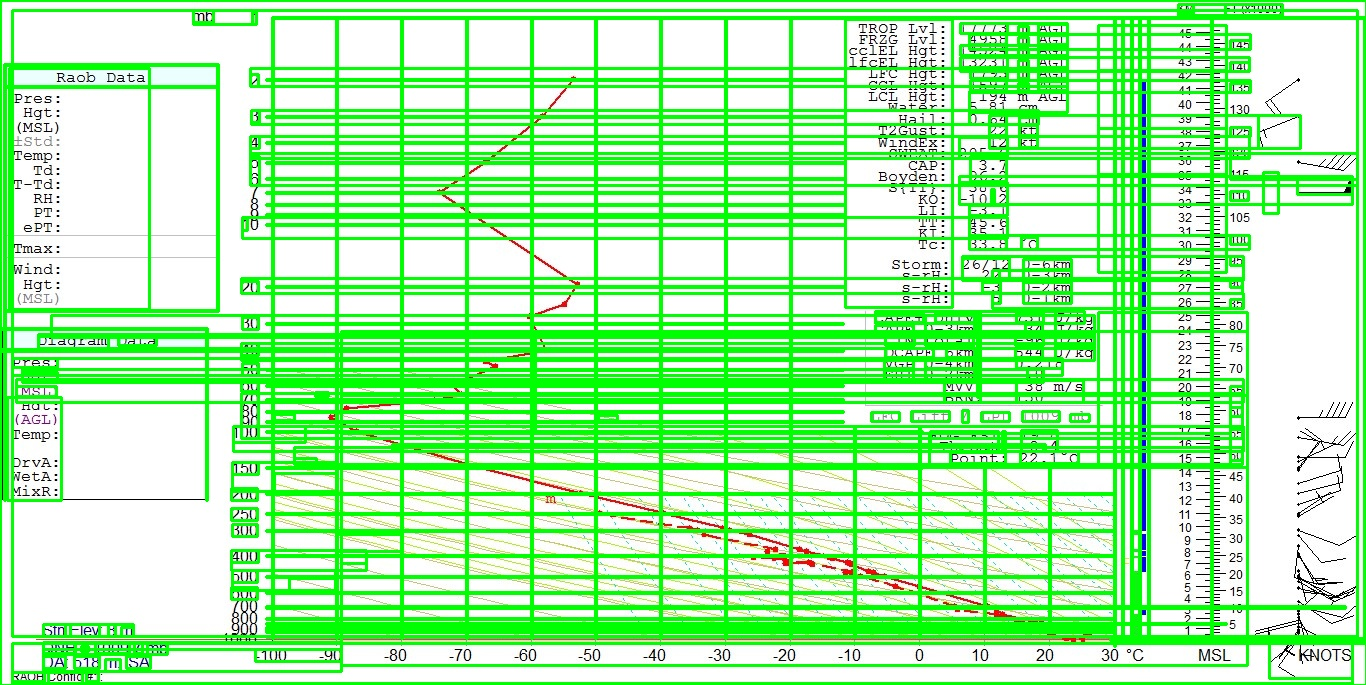
#> input picture 12.JPG.roi.jpg, 1366 x 685 px; the run also reads 1 picture not shown here
$ python extract_index.py 12.JPG.roi.jpg
#> lines starting #> are read from the running program, lines starting #| are printed output that depends on the picture
#!/usr/bin/python3

try:
	from PIL import Image, ImageDraw
except ImportError:
	import Image
import pytesseract
from pytesseract import Output
import sys
import cv2
import numpy as np

#setting
extended_width = 163
extended_width2 = 100
index_str = [['trop_lvl', 'trop_lvl.jpg'],
['frzg_lvl', 'frzg_lvl.jpg'],
['cclEL_hgt', 'cclEL_hgt.jpg'],
['lfcEL_hgt', 'lfcEL_hgt.jpg'],
['lfc_hgt', 'lfc_hgt.jpg'],
['ccl_hgt', 'ccl_hgt.jpg'],
['lcl_hgt', 'lcl_hgt.jpg'],
['water', 'water.jpg'],
['hail', 'hail.jpg'],
['t2gust', 't2gust.jpg'],
['windex', 'windex.jpg'],
['sweat', 'sweat.jpg'],
['cap', 'cap.jpg'],
['boyden', 'boyden.jpg'],
['stt', 'stt.jpg'],
['KO', 'ko.jpg'],
['LI', 'li.jpg'],
['TT', 'tt.jpg'],
['KI', 'ki.jpg'],
['Tc', 'tc.jpg'],
['Storm', 'storm.jpg']]

index_str2 = [['CAPE Only', 'cape_only.jpg'],
['CAPE 0-3 km', 'cape03.jpg'],
['CIN Total', 'cin_total.jpg'],
['DCAPE 6km', 'dcape6km.jpg'],
['VGP 0-4km', 'vgp04km.jpg'],
['EHI 0-2km', 'ehi02km.jpg'],
['MVV', 'mvv.jpg'],
['BRN', 'brn.jpg']]

def extract_str(img_target, img_sample, ext_width):
	res = cv2.matchTemplate(img_target, img_sample, cv2.TM_CCOEFF)
	min_val, max_val, min_loc, max_loc = cv2.minMaxLoc(res)

	h, w = np.shape(img_sample)
	top_left = max_loc
	#bottom_right = (top_left[0] + w + extended_width, top_left[1] + h)

	cropped = img[top_left[1]:top_left[1]+h-1, top_left[0]:top_left[0]+w-1+ext_width]

	#additional step
	white_canvas = np.zeros((400,400), dtype=np.uint8)
	white_canvas.fill(255)
	white_canvas[50:50+len(cropped), 50:50+len(cropped[0])] = cropped
	string = pytesseract.image_to_string(white_canvas)
	while '\n' in string:
		string = string.replace('\n', '')
	while '\t' in string:
		string = string.replace('\t', '')
	while '  ' in string:
		string = string.replace('  ', ' ')
	while '_' in string:
		string = string.replace('_', '')
	while '=' in string:
		string = string.replace('=', '-')
	return string

if len(sys.argv) < 2:
	print('Usage: ./extract_index.py image_file')
	exit()

image_file = sys.argv[1]
img = cv2.imread(image_file, cv2.IMREAD_GRAYSCALE)
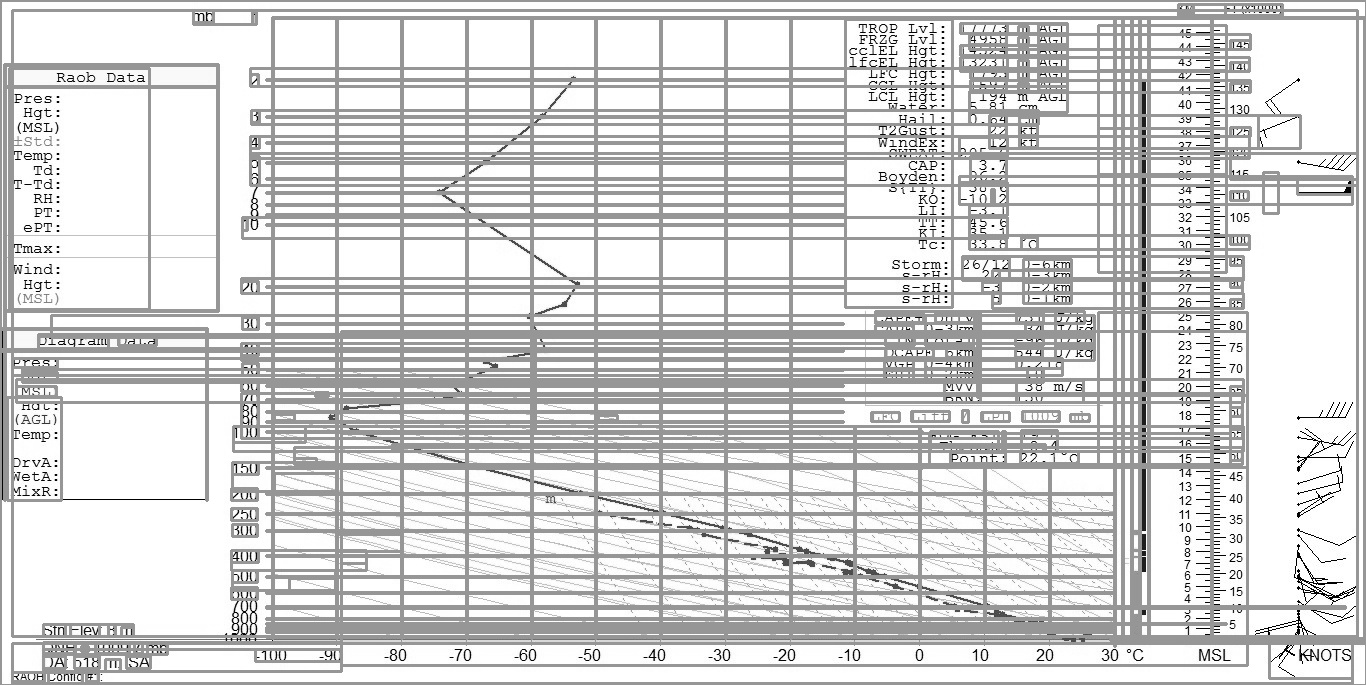
#> img: shape (685, 1366); min 0, max 255, mean 214.5

#read all index string image
index_img_arr = []
for i in range(len(index_str)):
	index_img_arr.append(cv2.imread(index_str[i][1], cv2.IMREAD_GRAYSCALE))

#read all index string image
index_img_arr2 = []
#> index_img_arr2 = []
for i in range(len(index_str2)):
	index_img_arr2.append(cv2.imread(index_str2[i][1], cv2.IMREAD_GRAYSCALE))

for i in range(len(index_img_arr)):
#> (the run stopped early here; a loop or call above may not have finished)
